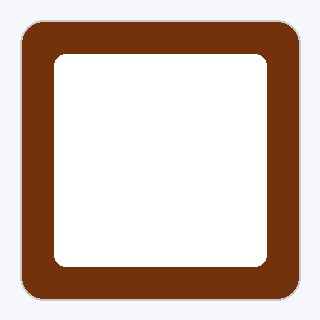
#> input picture uploads/brown_wallet_found.jpg, 320 x 320 px
$ python -i image_utils.py   (imports and definitions only)
#> lines starting #> are read from the running program, lines starting #| are printed output that depends on the picture
import io
from pathlib import Path
from typing import Optional, Tuple, Dict, Any
from PIL import Image
import numpy as np

COLOR_MAP = {
    "black": (25, 25, 25),
    "white": (240, 240, 240),
    "gray": (128, 128, 128),
    "silver": (192, 192, 192),
    "red": (220, 38, 38),
    "blue": (37, 99, 235),
    "navy": (15, 23, 42),
    "green": (22, 163, 74),
    "yellow": (234, 179, 8),
    "brown": (120, 53, 15),
    "gold": (217, 119, 6),
    "pink": (236, 72, 153),
    "purple": (147, 51, 234),
    "orange": (249, 115, 22),
}

def compute_dhash(img: Image.Image, hash_size: int = 8) -> str:
    """Computes difference hash (dHash) of an image."""
    try:
        resized = img.convert("L").resize((hash_size + 1, hash_size), Image.Resampling.BILINEAR)
        arr = np.array(resized)

        diff = []
        for row in range(hash_size):
            for col in range(hash_size):
                diff.append("1" if arr[row, col] > arr[row, col + 1] else "0")
        return "".join(diff)
    except Exception:
        return ""

def compute_color_histogram(img: Image.Image, bins: int = 8) -> list[float]:
    """Computes normalized RGB color histogram."""
    try:
        rgb_img = img.convert("RGB").resize((64, 64), Image.Resampling.BILINEAR)
        arr = np.array(rgb_img)

        hist_r, _ = np.histogram(arr[:, :, 0], bins=bins, range=(0, 256))
        hist_g, _ = np.histogram(arr[:, :, 1], bins=bins, range=(0, 256))
        hist_b, _ = np.histogram(arr[:, :, 2], bins=bins, range=(0, 256))

        hist = np.concatenate([hist_r, hist_g, hist_b]).astype(float)
        norm = np.linalg.norm(hist)
        if norm > 0:
            hist = hist / norm
        return hist.tolist()
    except Exception:
        return []

def detect_dominant_color(img: Image.Image) -> str:
    """Detects closest named color based on average RGB."""
    try:
        rgb_img = img.convert("RGB").resize((32, 32))
        arr = np.array(rgb_img)
        avg_r = float(np.mean(arr[:, :, 0]))
        avg_g = float(np.mean(arr[:, :, 1]))
        avg_b = float(np.mean(arr[:, :, 2]))

        min_dist = float("inf")
        best_color = "unknown"
        for name, (cr, cg, cb) in COLOR_MAP.items():
            dist = (avg_r - cr) ** 2 + (avg_g - cg) ** 2 + (avg_b - cb) ** 2
            if dist < min_dist:
                min_dist = dist
                best_color = name
        return best_color
    except Exception:
        return "unknown"

def extract_image_features(image_path: Path | str) -> Dict[str, Any]:
    """Reads image file and extracts perceptual dHash, color histogram, and dominant color."""
#> called with image_path = '../uploads/brown_wallet_found.jpg'
    try:
        with Image.open(image_path) as img:
#> img is the input picture: PIL image 320x320 RGB; mean R, G, B 209.2, 189.7, 179.1
            dhash = compute_dhash(img)
#> after the loop in compute_dhash, `for row in range(hash_size):`: diff = 64 items, first 6: '1', '1', '0', '0', '0', '0'
            hist = compute_color_histogram(img)
#> in compute_color_histogram, `rgb_img = img.convert("RGB").resize((64, 64), Image.Resampling.BILINEAR)`:
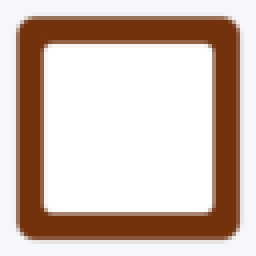
#> rgb_img: PIL image 64x64 RGB (shown 4 times larger); mean R, G, B 209.2, 189.7, 179.1
#> in compute_color_histogram, `hist_r, _ = np.histogram(arr[:, :, 0], bins=bins, range=(0, 256))`: hist_r = [0, 0, 0, 986, 282, 86, 10, 2732]
#> in compute_color_histogram, `hist_g, _ = np.histogram(arr[:, :, 1], bins=bins, range=(0, 256))`: hist_g = [0, 980, 108, 180, 82, 10, 4, 2732]
#> in compute_color_histogram, `hist_b, _ = np.histogram(arr[:, :, 2], bins=bins, range=(0, 256))`: hist_b = [980, 106, 178, 82, 8, 6, 4, 2732]
#> in compute_color_histogram, `hist = np.concatenate([hist_r, hist_g, hist_b]).astype(float)`: hist = 24 values, max 2732 at index 7, min 0 at index 0, mean 512
#> in compute_color_histogram, `norm = np.linalg.norm(hist)`: norm = 5047
#> in compute_color_histogram, `hist = hist / norm`: hist = 24 values, max 0.541 at index 7, min 0 at index 0, mean 0.101
#> hist = [0, 0, 0, 0.195, 0.0559, 0.017, 0.00198, 0.541, 0, 0.194, 0.0214, 0.0357, 0.0162, 0.00198, 0.000793, 0.541, 0.194, 0.021, 0.0353, 0.0162, 0.00159, 0.00119, 0.000793, 0.541]
            dominant = detect_dominant_color(img)
#> in detect_dominant_color, `rgb_img = img.convert("RGB").resize((32, 32))`:
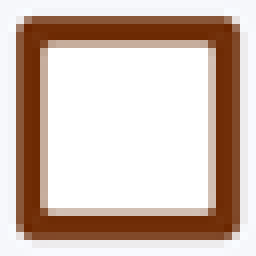
#> rgb_img: PIL image 32x32 RGB (shown 8 times larger); mean R, G, B 208.7, 189.2, 178.4
#> in detect_dominant_color, `avg_r = float(np.mean(arr[:, :, 0]))`: avg_r = 208.7
#> in detect_dominant_color, `avg_g = float(np.mean(arr[:, :, 1]))`: avg_g = 189.2
#> in detect_dominant_color, `avg_b = float(np.mean(arr[:, :, 2]))`: avg_b = 178.4
#> the loop in detect_dominant_color, `for name, (cr, cg, cb) in COLOR_MAP.items():` made 14 passes
#> (dist, min_dist) on passes 1, 2, 4: (84251.3, 84251.3), (7351.9, 7351.9), (472.1, 472.1)
#> dist on passes 3, 5, 6, 7, 8, 9: 12803.1, 42698.2, 40820.8, 83758.7, 46464.3, 29792.1
#> after the loop in detect_dominant_color, `for name, (cr, cg, cb) in COLOR_MAP.items():`: best_color = 'silver'; min_dist = 472.1
#> dominant = 'silver'
            w, h = img.size
#> w = 320; h = 320
            return {
                "dhash": dhash,
                "color_hist": hist,
                "dominant_color": dominant,
                "dimensions": f"{w}x{h}",
                "valid": True
            }
    except Exception as e:
        return {
            "dhash": "",
            "color_hist": [],
            "dominant_color": "unknown",
            "dimensions": "0x0",
            "valid": False,
            "error": str(e)
        }

def compare_images(features_a: Dict[str, Any], features_b: Dict[str, Any]) -> float:
    """
    Computes visual similarity between two extracted image features (0.0 - 100.0).
    Uses a combination of dHash Hamming distance and color histogram cosine similarity.
    """
    if not features_a or not features_b:
        return 0.0
    if not features_a.get("valid") or not features_b.get("valid"):
        return 0.0

    hash_a = features_a.get("dhash", "")
    hash_b = features_b.get("dhash", "")

    hash_score = 0.0
    if hash_a and hash_b and len(hash_a) == len(hash_b) and len(hash_a) > 0:
        hamming_dist = sum(c1 != c2 for c1, c2 in zip(hash_a, hash_b))
        hash_score = max(0.0, 1.0 - (hamming_dist / 32.0)) * 100.0

    hist_a = features_a.get("color_hist", [])
    hist_b = features_b.get("color_hist", [])

    hist_score = 0.0
    if hist_a and hist_b and len(hist_a) == len(hist_b):
        a = np.array(hist_a)
        b = np.array(hist_b)
        dot = float(np.dot(a, b))
        hist_score = max(0.0, min(1.0, dot)) * 100.0

    if hash_a and hist_a:
        overall_img_score = (0.55 * hash_score) + (0.45 * hist_score)
    elif hash_a:
        overall_img_score = hash_score
    else:
        overall_img_score = hist_score

    return round(min(100.0, max(0.0, overall_img_score)), 1)

>>> result = extract_image_features('../uploads/brown_wallet_found.jpg')
#> result = 5 items
